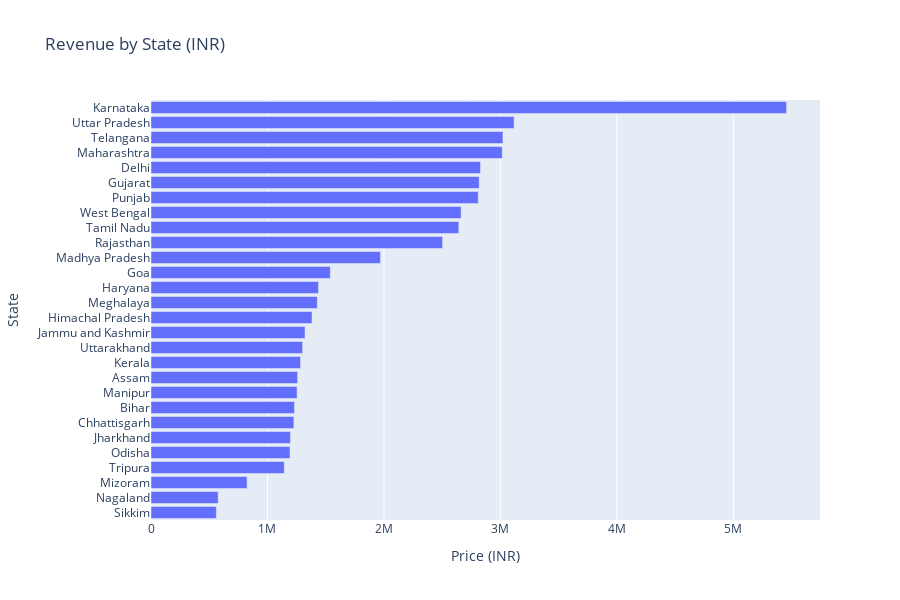

Notebook code cell kept with this figure:
### Markdown cell above
### Total Sales by State

### Code cell
fig = px.bar(
    df.groupby("State", as_index=False) ["Price (INR)"].sum()
        .sort_values("Price (INR)", ascending=False),
    x="Price (INR)",
    y="State",
    orientation="h",
    title="Revenue by State (INR)"
)

fig.update_layout (height=600, yaxis = dict(autorange="reversed"))
fig.show()

### Figure 1 — Plotly figure (JSON) as saved in the notebook; plotly's stock layout.template omitted (floating-point values rounded to 4 significant figures)
{"data": [{"hovertemplate": "Price (INR)=%{x}<br>State=%{y}<extra></extra>", "legendgroup": "", "marker": {"color": "#636efa", "pattern": {"shape": ""}}, "name": "", "orientation": "h", "showlegend": false, "textposition": "auto", "type": "bar", "x": [5457000.0, 3117000.0, 3022000.0, 3016000.0, 2829000.0, 2818000.0, 2809000.0, 2663000.0, 2643000.0, 2503000.0, 1970000.0, 1539000.0, 1438000.0, 1428000.0, 1383000.0, 1323000.0, 1302000.0, 1284000.0, 1259000.0, 1254000.0, 1232000.0, 1227000.0, 1197000.0, 1194000.0, 1144000.0, 824900.0, 576800.0, 561000.0], "xaxis": "x", "y": ["Karnataka", "Uttar Pradesh", "Telangana", "Maharashtra", "Delhi", "Gujarat", "Punjab", "West Bengal", "Tamil Nadu", "Rajasthan", "Madhya Pradesh", "Goa", "Haryana", "Meghalaya", "Himachal Pradesh", "Jammu and Kashmir", "Uttarakhand", "Kerala", "Assam", "Manipur", "Bihar", "Chhattisgarh", "Jharkhand", "Odisha", "Tripura", "Mizoram", "Nagaland", "Sikkim"], "yaxis": "y"}], "layout": {"barmode": "relative", "height": 600, "legend": {"tracegroupgap": 0}, "title": {"text": "Revenue by State (INR)"}, "xaxis": {"anchor": "y", "domain": [0, 1], "title": {"text": "Price (INR)"}}, "yaxis": {"anchor": "x", "autorange": "reversed", "domain": [0, 1], "title": {"text": "State"}}}}
